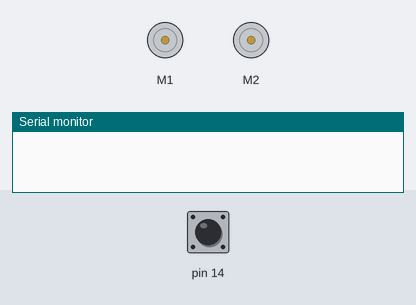
A sketch run on a simulated Arduino Leonardo, built with avr-gcc and run on an emulated ATmega32U4. Shown: 2 × DC motor (green arrow = forward, orange = backward, longer = faster), the last lines printed to the serial monitor. The test bench sets the inputs (shaded band); at power-on: pin 14 HIGH.

Above: at 1.2 s.
1.3 s: pin 14 pulled LOW for 0.15 s
At 2.7 s:
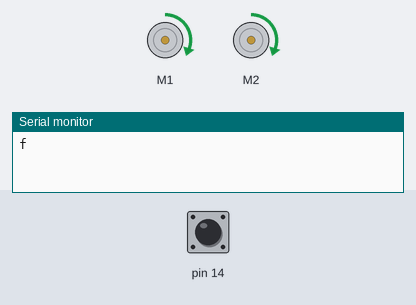
At 5.1 s:
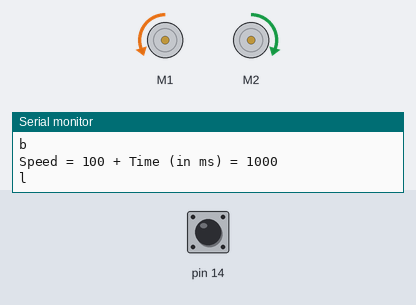
7.4 s: pin 14 pulled LOW for 3.2 s
At 11.6 s:
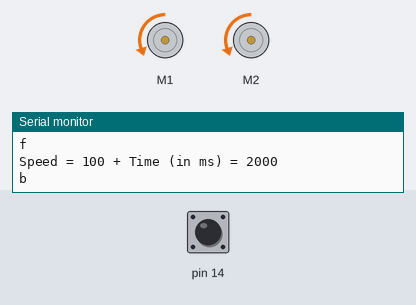
Timing chart, 0 to 15.3 s (numbered marks = the images above; inputs shaded):
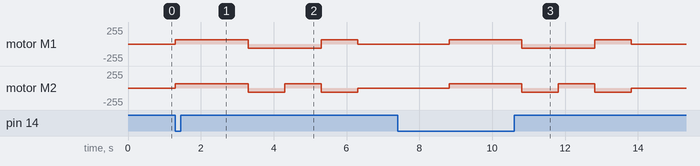

Measured:
- after the input at 1.3 s, motor M1: stopped → forward 63/255 at once, → backward 63/255 2.0 s later, → forward 63/255 2.0 s later, → stopped 1.0 s later; motor M2: stopped → forward 63/255 at once, → backward 63/255 2.0 s later, → forward 63/255 1.0 s later, → backward 63/255 1.0 s later, … (5 changes in this stretch)
- after the input at 7.4 s, motor M1: stopped → forward 63/255 after 1.4 s, → backward 63/255 2.0 s later, → forward 63/255 2.0 s later, → stopped 1.0 s later; motor M2: stopped → forward 63/255 after 1.4 s, → backward 63/255 2.0 s later, → forward 63/255 1.0 s later, → backward 63/255 1.0 s later, … (5 changes in this stretch)

The sketch:

RoverExcercise.ino
```cpp
#include <Wire.h>
#include <Zumo32U4.h>

char commands[]=        {'f' ,'b' ,'l' ,'r' ,'s' }; //Commands Forward, Backward, Left, Right, Stop
int speedTime[][5]=    {{100  ,100  ,100  ,100   ,0  }, //Speeds for respective commands
                        {2000,1000,1000,1000,2000}}; //Durations for each command
int nCom = 5;

Zumo32U4ButtonA buttonA;
Zumo32U4Motors motors;


void setup() {
  // put your setup code here, to run once:
  Serial.begin(9600);
}

void loop() {
  buttonA.waitForPress(); //Wait for buttonA to execute loop:
    for (int i=0; i<nCom; i++){
      Serial.println(commands[i]);
      switch (commands[i]){
        case 'f':
          motors.setSpeeds(speedTime[0][i],speedTime[0][i]); //forwards has two positive values
          delay(speedTime[1][i]);
          motors.setSpeeds(0,0);
          Serial.println("Speed = " + (String)speedTime[0][i] + " + " + "Time (in ms) = " + speedTime[1][i]);         //Prints speed and duration of command
        break;

        case 'b':
          motors.setSpeeds(-speedTime[0][i],-speedTime[0][i]); //negative values for motor speeds to go backwards
          delay(speedTime[1][i]);
          motors.setSpeeds(0,0);
          Serial.println("Speed = " + (String)speedTime[0][i] + " + " + "Time (in ms) = " + speedTime[1][i]);         //Prints speed and duration of command
        break;

        case 'l':
          motors.setSpeeds(-speedTime[0][i],speedTime[0][i]); //left motor is negative to turn left
          delay(speedTime[1][i]);
          motors.setSpeeds(0,0);
          Serial.println("Speed = " + (String)speedTime[0][i] + " + " + "Time (in ms) = " + speedTime[1][i]);         //Prints speed and duration of command
        break;

        case 'r':
          motors.setSpeeds(speedTime[0][i],-speedTime[0][i]); //right motor is negative to turn right
          delay(speedTime[1][i]);
          motors.setSpeeds(0,0);
          Serial.println("Speed = " + (String)speedTime[0][i] + " + " + "Time (in ms) = " + speedTime[1][i]);         //Prints speed and duration of command
        break;

        default:
           motors.setSpeeds(0,0);
          delay(speedTime[1][i]);
          Serial.println("Speed = " + (String)speedTime[0][i] + " + " + "Time (in ms) = " + speedTime[1][i]);
        }
    }
    delay(500);
}
```
